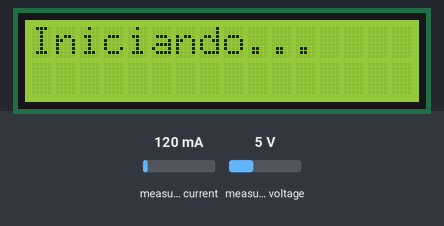
Bench run of a sketch on a simulated Arduino Uno, built with avr-gcc and run on an emulated ATmega328P. Shown: 16×2 character LCD. Inputs (shaded band) come from the test bench; at power-on: measured current 120 mA, measured voltage 5 V. What the sketch prints to the serial monitor is not drawn.

Above: at 0.1 s.
At 3.8 s:
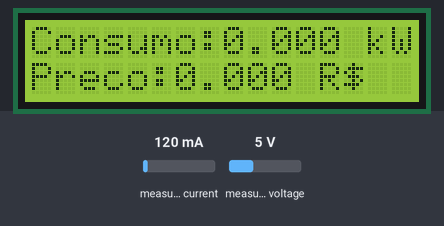
3.9 s: measured current set to 1500 mA
At 10.1 s:
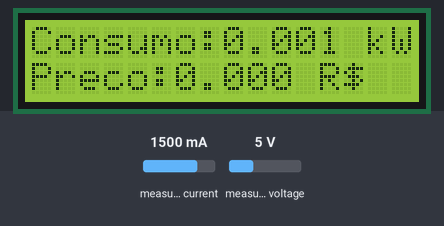
10.7 s: measured current set to 1960 mA
Timing chart, 0 to 13.7 s (numbered marks = the images above; inputs shaded):
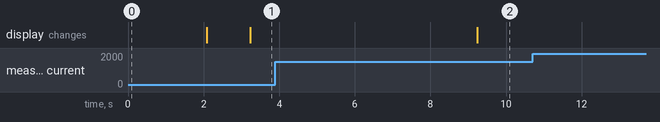

Measured:
- after the input at 3.9 s, the display: changes after 5.3 s (image 2)

The sketch:

Medidor_Codigo.ino
```cpp
#include <Wire.h>                // Comunicação I2C
#include <LiquidCrystal_I2C.h>   // LCD I2C
#include <EmonLib.h>             // Biblioteca para medição de energia

// Inicializa o LCD I2C (Endereço 0x27, 16 colunas, 2 linhas)
LiquidCrystal_I2C lcd(0x27, 16, 2);

// Definições dos pinos analógicos
#define SENSOR_CORRENTE_PIN A3
#define SENSOR_TENSAO_PIN   A2

EnergyMonitor emon;

// Tarifas de energia
const float TARIFA_BAIXA = 0.273866;
const float TARIFA_ALTA  = 0.469484;

// Calibração dos sensores
const float CALIBRACAO_TENSAO  = 230.0;
const float CALIBRACAO_CORRENTE = 60.6;

unsigned long tempoAnterior = 0;
const long intervaloAtualizacao = 3000; // 3 segundos

float consumoKWH_total = 0.0;
float preco_total = 0.0;

void setup() {
  Serial.begin(9600);
  Wire.begin();

  lcd.init();
  lcd.backlight();

  lcd.setCursor(0, 0);
  lcd.print("Iniciando...");
  delay(2000);
  lcd.clear();

  emon.voltage(SENSOR_TENSAO_PIN, CALIBRACAO_TENSAO, 1.7);
  emon.current(SENSOR_CORRENTE_PIN, CALIBRACAO_CORRENTE);
}

void loop() {
  unsigned long tempoAtual = millis();

  if (tempoAtual - tempoAnterior >= intervaloAtualizacao) {
    tempoAnterior = tempoAtual;

    emon.calcVI(20, 2000);

    float tensaoRMS = emon.Vrms;
    float correnteRMS = emon.Irms;
    float potenciaReal = emon.realPower;

    float tempoHoras = (float)intervaloAtualizacao / 3600000.0;
    float consumoKW_inst = potenciaReal / 1000.0;
    consumoKWH_total += (consumoKW_inst * tempoHoras);

    float preco_inst = 0.0;
    if (correnteRMS <= 30.0) {
      preco_inst = consumoKW_inst * TARIFA_BAIXA;
    } else {
      preco_inst = consumoKW_inst * TARIFA_ALTA;
    }
    preco_total += preco_inst * tempoHoras;

    // --- Exibição no LCD ---
    lcd.clear();

    // Linha 1: Consumo acumulado (kWh)
    lcd.setCursor(0, 0);
    lcd.print("Consumo:");
    lcd.print(consumoKWH_total, 3);
    lcd.print(" kWh");

    // Linha 2: Preço acumulado (R$)
    lcd.setCursor(0, 1);
    lcd.print("Preco:");
    lcd.print(preco_total, 3);
    lcd.print(" R$");

    // --- Debug Serial ---
    Serial.print("Tensao: "); Serial.print(tensaoRMS); Serial.println("V");
    Serial.print("Corrente: "); Serial.print(correnteRMS); Serial.println("A");
    Serial.print("Potencia: "); Serial.print(potenciaReal); Serial.println("W");
    Serial.print("Consumo Total: "); Serial.print(consumoKWH_total, 2); Serial.println("  kWh");
    Serial.print("Preco Total: "); Serial.println(preco_total, 2); Serial.println(" RS");
    Serial.println("-------------------");
  }
}
```
